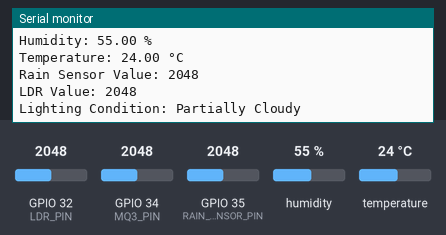
The sketch below on a simulated ESP32. Parts: the last lines printed to the serial monitor. The test bench sets the inputs (shaded band); at power-on: GPIO 32 (LDR_PIN) = 2048, GPIO 34 (MQ3_PIN) = 2048, GPIO 35 (RAIN_SENSOR_PIN) = 2048, humidity 55 %, temperature 24 °C. WiFi joins after 1.5 s; servers stay silent unless stated.

Above: at 3.0 s.
3.1 s: GPIO 32 (LDR_PIN) set to 3040
At 4.2 s:
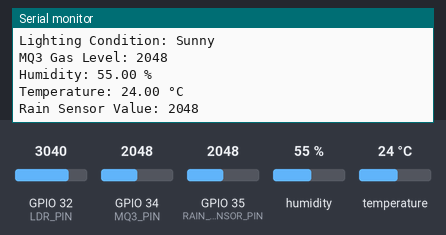
4.6 s: GPIO 32 (LDR_PIN) set to 960
At 5.5 s:
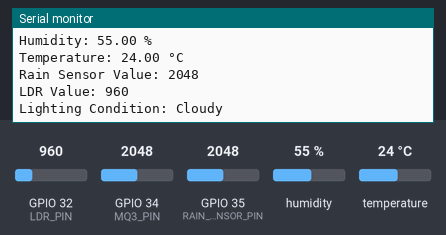
6.1 s: GPIO 32 (LDR_PIN) set to 460
At 6.6 s:
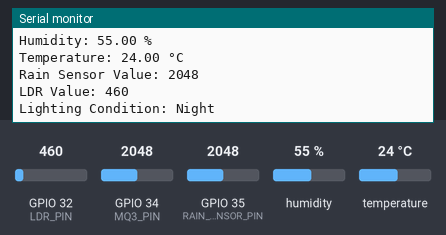
Timing chart, 0 to 6.7 s (numbered marks = the images above; inputs shaded):
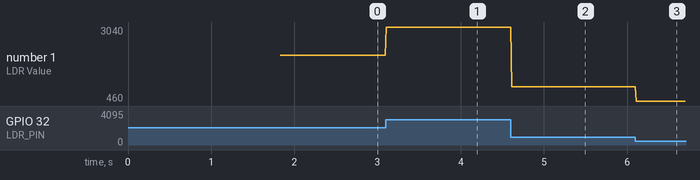

Measured:
- after the input at 3.1 s, the serial monitor: prints a new line at once (image 1)
- after the input at 4.6 s, the serial monitor: prints a new line at once (image 2)
- after the input at 6.1 s, the serial monitor: prints a new line at once (image 3)
- plotted number 1: 2048 → 3040 after the input at 3.1 s, 3040 → 960 after the input at 4.6 s, 960 → 460 after the input at 6.1 s

The sketch:

Arduino_ide_code.ino
```cpp
//Include Required Libraries
#include <WiFi.h>
#include "DHT.h"
#include <BlynkSimpleEsp32.h>

// Sensor and Pin Definitions
#define MQ3_PIN 34           // Analog pin for the MQ3 sensor
#define DHT_PIN 15           // Digital pin for the DHT11 sensor
#define DHT_TYPE DHT11       // Specify the type of DHT sensor (DHT11)
#define RAIN_SENSOR_PIN 35   // Analog pin for the rain sensor
#define LDR_PIN 32           // Analog pin for the LDR sensor

// Wi-Fi credentials
const char* ssid     = "WIFI NAME";
const char* password = "Password";

// Blynk credentials
#define BLYNK_TEMPLATE_ID "TMPL3jcrPQ-pL"
#define BLYNK_TEMPLATE_NAME "sample"
#define BLYNK_AUTH_TOKEN "mkB-3gNMQgRv5q75mDsUlzvSV1WyedWT"
//Object Initialization
WiFiServer server(80);
DHT dht(DHT_PIN, DHT_TYPE);

// Lighting thresholds
const int nightThreshold = 500;
const int sunnyThreshold = 3000;
const int cloudyThreshold = 1000;

void setup() {
    Serial.begin(115200);
    pinMode(MQ3_PIN, INPUT);
    pinMode(RAIN_SENSOR_PIN, INPUT);
    pinMode(LDR_PIN, INPUT);
    dht.begin();

    // Connect to Wi-Fi
    Serial.print("Connecting to ");
    Serial.println(ssid);
    WiFi.begin(ssid, password);
    while (WiFi.status() != WL_CONNECTED) {
        delay(500);
        Serial.print(".");
    }
    Serial.println("\nWiFi connected");
    Serial.print("ESP32 IP address: ");
    Serial.println(WiFi.localIP());
    server.begin();

    // Initialize Blynk
    Blynk.begin(BLYNK_AUTH_TOKEN, ssid, password);
}

int readMQ3() {
    return analogRead(MQ3_PIN);
}

int readRainSensor() {
    return analogRead(RAIN_SENSOR_PIN);
}

int readLDR() {
    return analogRead(LDR_PIN);
}

String getLightingCondition(int ldrValue) {
    if (ldrValue < nightThreshold) {
        return "Night";
    } else if (ldrValue > sunnyThreshold) {
        return "Sunny";
    } else if (ldrValue < cloudyThreshold) {
        return "Cloudy";
    } else {
        return "Partially Cloudy";
    }
}

void loop() {
    Blynk.run();
    int mq3Value = readMQ3();
    float humidity = dht.readHumidity();
    float temperature = dht.readTemperature();
    int rainValue = readRainSensor();
    int ldrValue = readLDR();
    String lightingCondition = getLightingCondition(ldrValue);

    // Check for DHT sensor errors
    if (isnan(humidity) || isnan(temperature)) {
        Serial.println("Failed to read from DHT sensor!");
        return;
    }

    // Print readings to Serial Monitor
    Serial.print("MQ3 Gas Level: ");
    Serial.println(mq3Value);
    Serial.print("Humidity: ");
    Serial.print(humidity);
    Serial.println(" %");
    Serial.print("Temperature: ");
    Serial.print(temperature);
    Serial.println(" °C");
    Serial.print("Rain Sensor Value: ");
    Serial.println(rainValue);
    Serial.print("LDR Value: ");
    Serial.println(ldrValue);
    Serial.print("Lighting Condition: ");
    Serial.println(lightingCondition);

    // Update Blynk
    Blynk.virtualWrite(V0, temperature);
    Blynk.virtualWrite(V1, humidity);
    Blynk.virtualWrite(V2, mq3Value);
    Blynk.virtualWrite(V3, rainValue);
    Blynk.virtualWrite(V4, lightingCondition);

    // Serve the web page
    WiFiClient client = server.available();
    if (client) {
        client.println("HTTP/1.1 200 OK");
        client.println("Content-Type: text/html");
        client.println("Connection: close");
        client.println("Refresh: 10");
        client.println();

        client.println("<!DOCTYPE HTML>");
        client.println("<html><head><title>ESP32 Weather Report</title>");
        client.println("<style>");
        // client.println("body { background: url('https://indoafrica.allegiance-educare.in/storage/uploads/colleges/1417413747Capture1.JPG') no-repeat center center fixed; background-size: cover; color: white; font-family: Arial, sans-serif; display: flex; justify-content: center; align-items: center; height: 100vh; margin: 0; }");
        client.println("h1 { font-size: 2em; text-align: center; }");
        client.println("p { font-size: 1.2em; margin: 10px; text-align: center; }");
        client.println("</style></head><body>");
        client.println("<h1>ESP32 Weather Report</h1>");
        client.println("<p>MQ3 Gas Level: " + String(mq3Value) + "</p>");
        client.println("<p>Humidity: " + String(humidity) + " %</p>");
        client.println("<p>Temperature: " + String(temperature) + " °C</p>");
        client.println("<p>Rain Sensor Value: " + String(rainValue) + "</p>");
        client.println("<p>LDR Value: " + String(ldrValue) + "</p>");
        client.println("<p>Lighting Condition: " + lightingCondition + "</p>");
        client.println("</body></html>");

        client.stop();  // Close the connection
    }
}
```
